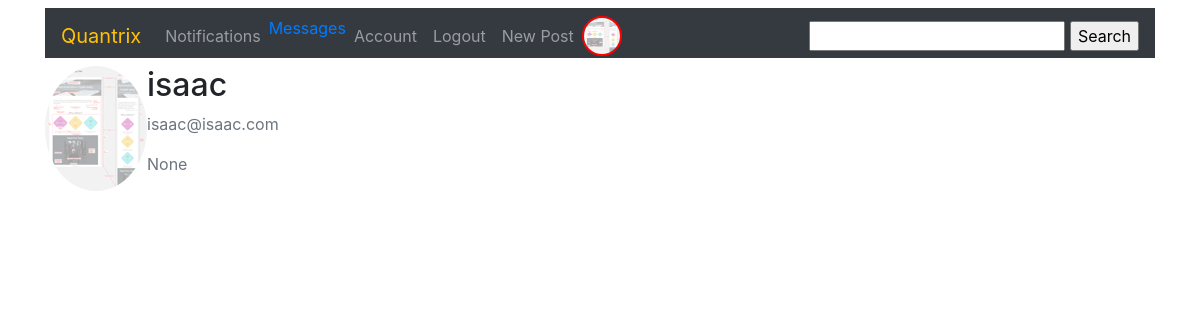
The page /myprofile (signed in) on the database as committed earlier.
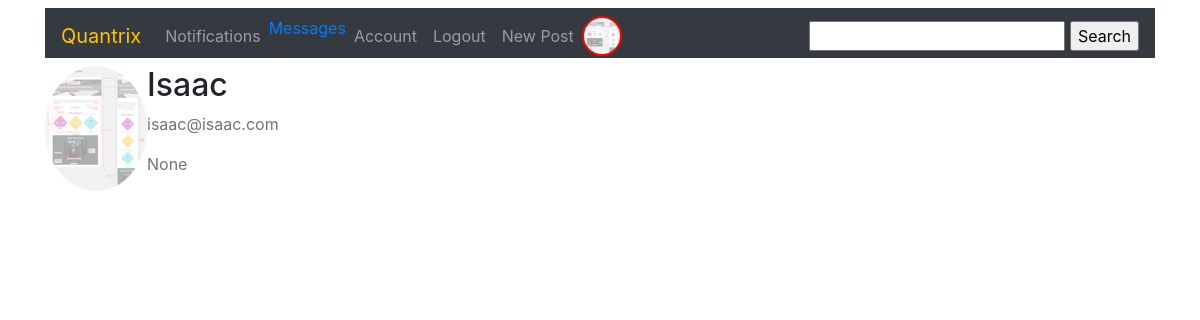
The same page on the database as committed later.
### quandromy/database.py (models this page shows, shortened)
class User(db.Model, UserMixin): #The users mixing class helps in user management. We inherit the "is_authenticated" method from here
    __tablename__ = 'users'
    __searchable__ = ['fullname', 'username']
    id = db.Column(db.Integer, primary_key = True)
    fullname = db.Column(db.String(100), nullable = False)
    username = db.Column(db.String(20), unique = True, nullable = False, index = True)
    role_id = db.Column(db.Integer, db.ForeignKey('roles.id'))
    email = db.Column(db.String(120), unique = True, nullable = False, index = True)
    country = db.Column(db.String(200))
    name = db.Column(db.String(64))
    about_me = db.Column(db.Text())
    member_since = db.Column(db.DateTime(), default=datetime.utcnow)
    last_seen = db.Column(db.DateTime(), default=datetime.utcnow)
    image_file = db.Column(db.String(20), nullable = False, default = 'default.png')
    last_message_read_time = db.Column(db.DateTime)
    password = db.Column(db.String(60), nullable = False)
    comments = db.relationship('Comment', backref='author', lazy='dynamic')
    Post = db.relationship('Post', backref = 'author', lazy = 'dynamic')
    followed = db.relationship('Follow',
                               foreign_keys=[Follow.follower_id],               #SQLAlchemy cannot use the association table transparently because that will not give
                               backref=db.backref('follower', lazy='joined'),   #the application access to the custom fields in it. Instead, the many-to-many relationship
                               lazy='dynamic',                                  #must be decomposed into the two basic one-to-many relationships for the left
                               cascade='all, delete-orphan')                    #and right sides, and these must be defined as standard relationships.
    followers = db.relationship('Follow',
                                foreign_keys=[Follow.followed_id],
                                backref=db.backref('followed', lazy='joined'),
                                lazy='dynamic',
                                cascade='all, delete-orphan')
    messages_sent = db.relationship('Message',
                                    foreign_keys='Message.sender_id',
                                    backref='sender', lazy='dynamic')
    messages_received = db.relationship('Message',
                                        foreign_keys='Message.recipient_id',
                                        backref='recipient', lazy='dynamic')
    def new_messages(self):
        last_read_time = self.last_message_read_time or datetime(1900, 1, 1)
        return Message.query.filter_by(recipient=self).filter(
            Message.timestamp > last_read_time).count()

### quandromy/users/routes.py (the view)
@users.route('/myprofile')
def myprofile():
    image_file = url_for('static', filename = 'img/' + current_user.image_file)
    return render_template('users/myprofile.html',  image_file = image_file)

### quandromy/main/forms.py
class SearchForm(FlaskForm):
    search = StringField('search', validators=[DataRequired()])

### quandromy/main/__init__.py (called while the page is built)
@main.app_context_processor
def inject_permissions():
    return dict(Permission=Permission)

### quandromy/users/routes.py (called while the page is built)
@users.before_request
def before_request():
    if current_user.is_authenticated:
        current_user.last_seen = datetime.utcnow()
        db.session.commit()
        g.search_form = SearchForm()

@login_manager.user_loader #This is reuqired to manage users by their ID's
def load_user(user_id):
    return User.query.get(int(user_id))

### quandromy/templates/users/myprofile.html (shortened to what this page needs)
{% extends 'base.html'%}
{% block div %}
<div class="content-section">
  <div class="media">
    <img class="rounded-circle account-img" src="{{image_file}}" alt="profile pic">
    <div class="media-body">
      <h2 class="account-heading">{{current_user.fullname}}</h2>
      <p class="text-secondary">{{current_user.email}}</p>
      <p class="text-secondary">{{current_user.country}}</p>
    </div>
  </div>
</div>
{% endblock %}

### quandromy/templates/base.html (shortened to what this page needs)
<!doctype html>
<html lang="en">
  <head>
    <link rel="stylesheet" href="https://stackpath.bootstrapcdn.com/bootstrap/4.4.1/css/bootstrap.min.css">
    <link rel="stylesheet" type="text/css" href="{{url_for('static', filename = 'css/main.css')}}">
  </head>
  {% if current_user.is_authenticated %}
  <nav class="container sticky-top navbar navbar-expand-lg navbar-dark bg-dark mb-2 mt-2">
    <a class="navbar-brand text-warning" href="{{url_for('main.index')}}" >Quantrix</a>
<div class="collapse navbar-collapse" id="navbarSupportedContent">
  <ul class="navbar-nav mr-auto">
        <li class="nav-item">
          <a class="nav-link" href="#">Notifications</a>
        </li>
        <li class="nav-item">
          <a href="{{ url_for('users.messages') }}">
            Messages
            {% set new_messages = current_user.new_messages() %}
        </a>
        </li>
        <li class="nav-item">
          <a class="nav-link" href="{{url_for('users.account')}}">Account</a>
        </li>
        <li class="nav-item">
          <a class="nav-link" href="{{url_for('users.logout')}}">Logout</a>
        </li>
        <li class="nav-item">
          <a class="nav-link" href="{{url_for('posts.new_post')}}">New Post</a>
        </li>
        <li class="nav-item">
          <img class="rounded-circle account-img my-img mr-sm-2" src="{{url_for('static', filename = 'img/' + current_user.image_file)}}" alt="profile pic">
        </li>
  </ul>
  <form style="display: inline;" action="{{ url_for('main.search') }}" method="post" name="search" placeholder="search" autocomplete="on">
        {{ g.search_form.hidden_tag() }}{{ g.search_form.search(size=20) }}
        <input type="submit" value="Search">
  </form>
</div>
</nav>
{% endif %}
  <body class = "container">
    {% block div %}{% endblock %}
  </body>
</html>

Rows that differ between the two databases and show on the page:
changed User "isaac@isaac.com": fullname "isaac" → "Isaac"
